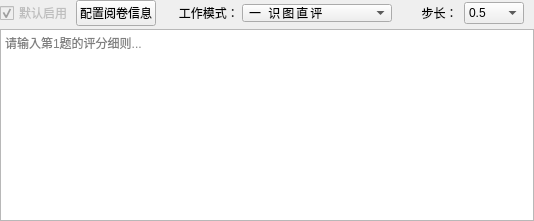
          <widget class="QWidget" name="tab_question1">
           <attribute name="title">
            <string>题目1 ✅</string>
           </attribute>
           <layout class="QVBoxLayout" name="verticalLayout_q1">
            <property name="spacing">
             <number>3</number>
            </property>
            <property name="leftMargin">
             <number>0</number>
            </property>
            <property name="topMargin">
             <number>0</number>
            </property>
            <property name="rightMargin">
             <number>0</number>
            </property>
            <property name="bottomMargin">
             <number>0</number>
            </property>
            <item>
             <layout class="QHBoxLayout" name="horizontalLayout_q1_header">
              <item>
               <widget class="QCheckBox" name="enableQuestion1">
                <property name="enabled">
                 <bool>false</bool>
                </property>
                <property name="text">
                 <string>默认启用</string>
                </property>
                <property name="checked">
                 <bool>true</bool>
                </property>
               </widget>
              </item>
              <item>
               <widget class="QPushButton" name="configQuestion1">
                <property name="text">
                 <string>配置阅卷信息</string>
                </property>
               </widget>
              </item>
              <item>
               <widget class="QLabel" name="label_work_mode_1">
                <property name="sizePolicy">
                 <sizepolicy hsizetype="Fixed" vsizetype="Preferred">
                  <horstretch>0</horstretch>
                  <verstretch>0</verstretch>
                 </sizepolicy>
                </property>
                <property name="text">
                 <string>      工作模式：</string>
                </property>
               </widget>
              </item>
              <item>
               <widget class="QComboBox" name="work_mode_1">
                <property name="sizePolicy">
                 <sizepolicy hsizetype="Fixed" vsizetype="Fixed">
                  <horstretch>0</horstretch>
                  <verstretch>0</verstretch>
                 </sizepolicy>
                </property>
                <property name="minimumSize">
                 <size>
                                 <width>150</width>
                  <height>0</height>
                 </size>
                </property>
                             <property name="styleSheet">
                    <string notr="true">QComboBox {
        letter-spacing: 2px;
        padding-left: 6px;
        padding-right: 6px;
    }
    QComboBox QAbstractItemView {
        letter-spacing: 2px;
    }</string>
                             </property>
                <property name="toolTip">
                 <string>识图直评：AI看图直接评分；直评+推理：看图评分并开启推理；识评分离：AI1识别文字，AI2评分；分离+推理：识别不推理、评分开启推理；分离+双推理：识别与评分均开启推理</string>
                </property>
                <item>
                 <property name="text">
                                 <string>一 识图直评</string>
                 </property>
                </item>
                <item>
                 <property name="text">
                                 <string>二 直评+推理</string>
                 </property>
                </item>
                <item>
                 <property name="text">
                                 <string>三 识评分离</string>
                 </property>
                </item>
                <item>
                 <property name="text">
                                 <string>四 分离+单推理</string>
                 </property>
                </item>
                <item>
                 <property name="text">
                                 <string>五 分离+双推理</string>
                 </property>
                </item>
               </widget>
              </item>
              <item>
               <widget class="QLabel" name="label_step1">
                <property name="sizePolicy">
                 <sizepolicy hsizetype="Fixed" vsizetype="Preferred">
                  <horstretch>0</horstretch>
                  <verstretch>0</verstretch>
                 </sizepolicy>
                </property>
                <property name="text">
                 <string>        步长： </string>
                </property>
               </widget>
              </item>
              <item>
               <widget class="QComboBox" name="score_rounding_step_1">
                <property name="sizePolicy">
                 <sizepolicy hsizetype="Fixed" vsizetype="Fixed">
                  <horstretch>0</horstretch>
                  <verstretch>0</verstretch>
                 </sizepolicy>
                </property>
                <property name="minimumSize">
                 <size>
                  <width>60</width>
                  <height>0</height>
                 </size>
                </property>
                <property name="toolTip">
                 <string>控制本题最终提交分数的精度</string>
                </property>
                <item>
                 <property name="text">
                  <string>0.5</string>
                 </property>
                </item>
                <item>
                 <property name="text">
                  <string>1</string>
                 </property>
                </item>
                <item>
                 <property name="text">
                  <string>1.5</string>
                 </property>
                </item>
                <item>
                 <property name="text">
                  <string>2</string>
                 </property>
                </item>
               </widget>
              </item>
              <item>
               <widget class="QLabel" name="label_15">
                <property name="sizePolicy">
                 <sizepolicy hsizetype="Fixed" vsizetype="Preferred">
                  <horstretch>0</horstretch>
                  <verstretch>0</verstretch>
                 </sizepolicy>
                </property>
                <property name="text">
                 <string/>
                </property>
               </widget>
              </item>
             </layout>
            </item>
            <item>
             <widget class="QPlainTextEdit" name="StandardAnswer_text_1">
              <property name="placeholderText">
               <string>请输入第1题的评分细则...</string>
              </property>
             </widget>
            </item>
           </layout>
          </widget>
